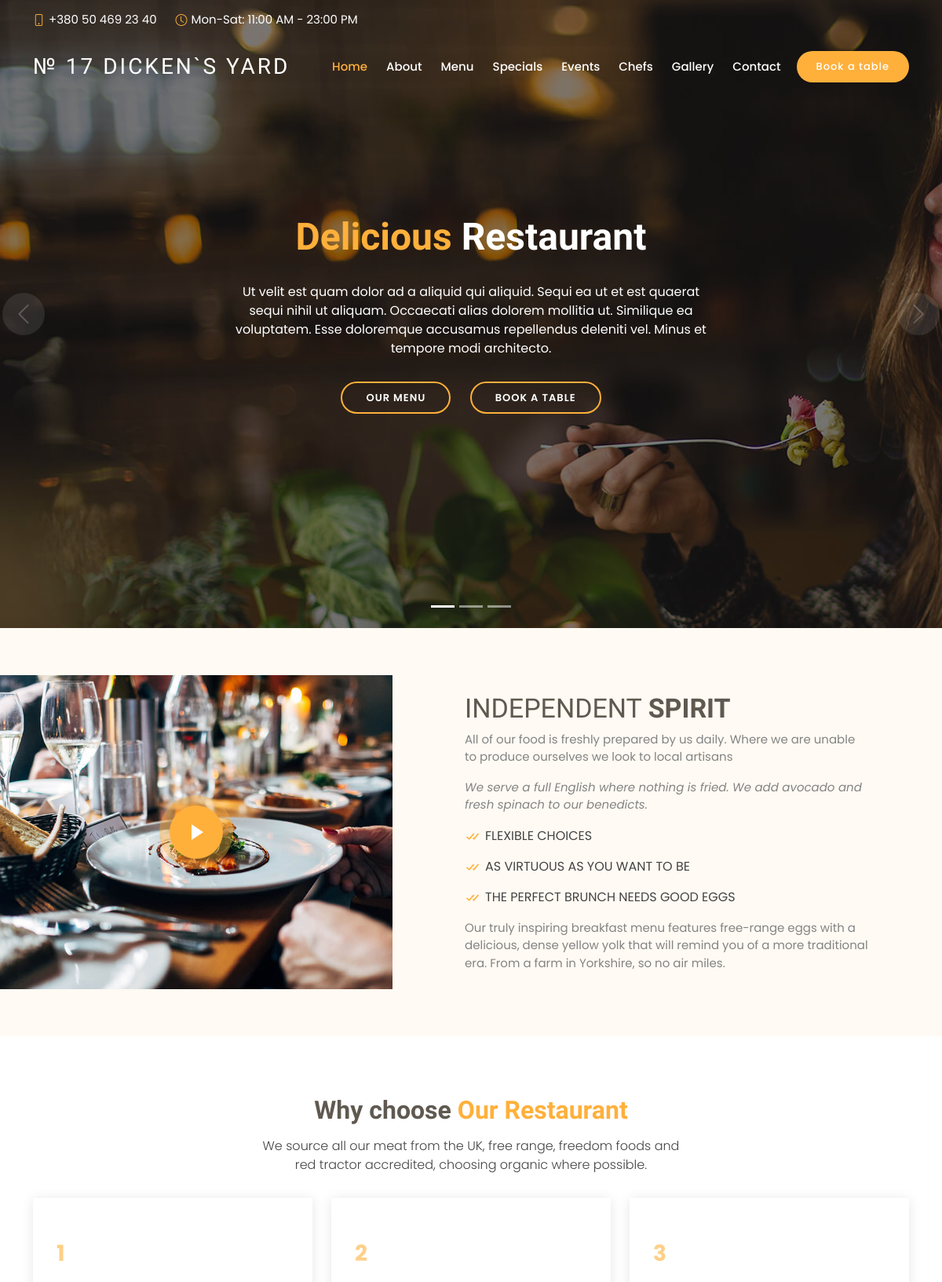
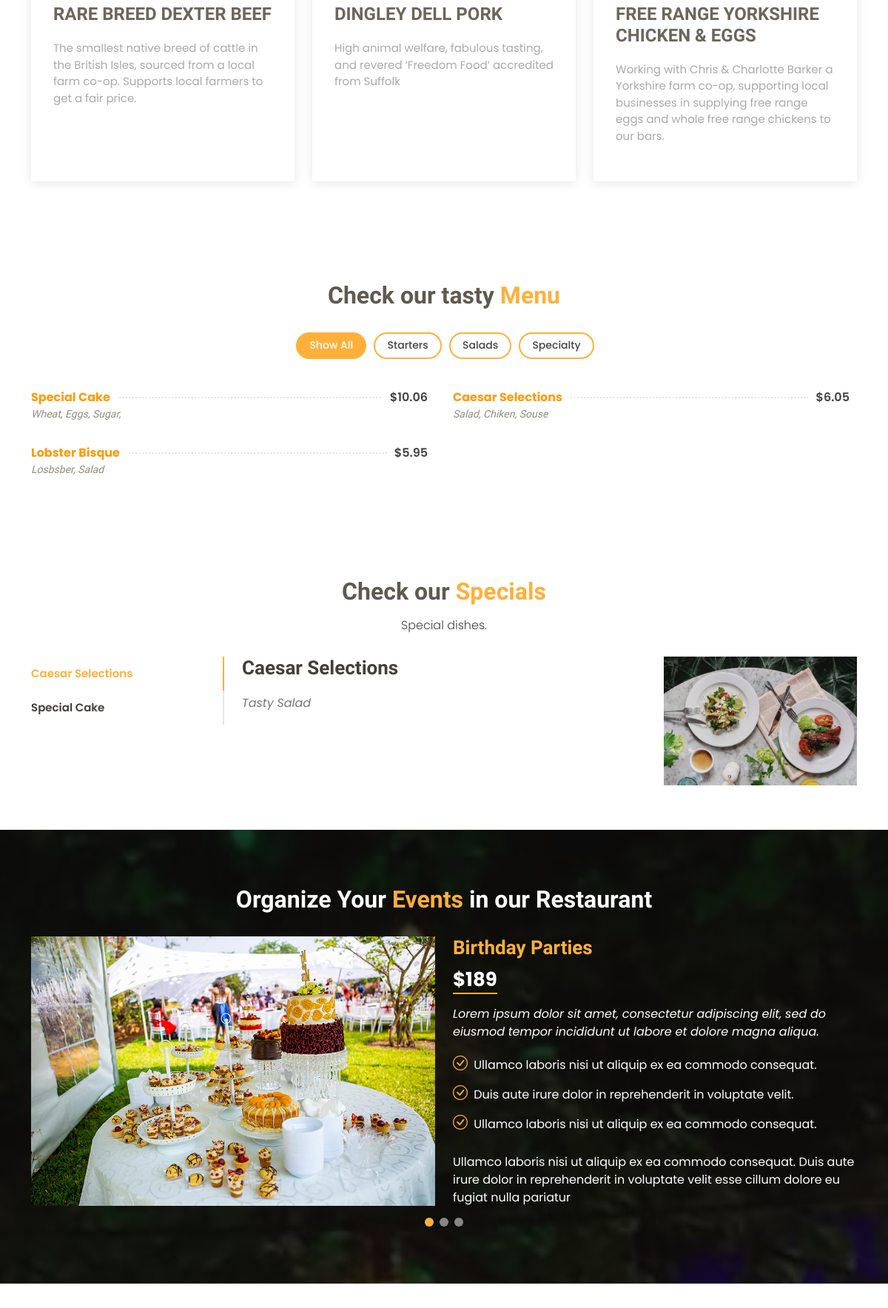
The page / (upper part) on the database its author committed (2 pictures, top to bottom).
### base_app/models.py (models this page shows, shortened)
class Ticket(models.Model):
    name = models.CharField(max_length=50, db_index=True)
    ticket = models.TextField(max_length=400, blank=True)
    position = models.PositiveIntegerField(unique=True, db_index=True)
    class Meta:
        ordering = ('position',)

class CategoryDish(models.Model):
    name = models.CharField(unique=True, max_length=50, db_index=True)
    position = models.PositiveIntegerField(unique=True, db_index=True)
    is_visible = models.BooleanField(default=True)
    class Meta:
        ordering = ('position',)

class Dish(models.Model):
    def get_file_name(self, filename):
        ext = filename.strip().split('.')[-1]
        filename = f'{uuid4()}.{ext}'
        return path.join('images/dishes', filename)
    name = models.CharField(unique=True, max_length=50, db_index=True)
    photo = models.ImageField(upload_to=get_file_name, blank=True)
    category = models.ForeignKey(CategoryDish, on_delete=models.CASCADE)
    dish_order = models.PositiveIntegerField(unique=True, db_index=True)
    is_visible = models.BooleanField(default=True)
    is_special = models.BooleanField(default=True)
    ingredients = models.CharField(max_length=200)
    desc = models.CharField(unique=True, max_length=500)
    price = models.FloatField()
    class Meta:
        ordering = ('dish_order',)

### base_app/views.py (the view)
# urls.py: path('', base_app_view, name='base_app_view'),
def base_app_view(request):
    if request.method == 'POST':
        form = FormRegistration(request.POST)
        if form.is_valid():
            form.save()
            return redirect('/')
    form_registration = FormRegistration()
    dish = Dish.objects.filter(is_visible=True).order_by('-dish_order')
    categories = CategoryDish.objects.filter(is_visible=True).order_by('position')
    special = Dish.objects.filter(is_special=True, is_visible=True)
    tickets = Ticket.objects.all()
    chiefs = Chiefs.objects.all()
    return render(request, 'base_app.html', context={
        'dishes': dish,
        'categories': categories,
        'special': special,
        'tickets': tickets,
        'chiefs': chiefs,
        'form_registration':form_registration,
    })

### base_app/templates/base_app.html (shortened to what this page needs)
{% extends 'index.html' %}
{% load static %}
{% block content %}
    <main id="main">
    <section id="about" class="about">
      <div class="container-fluid">
        <div class="row">
          <div class="col-lg-5 align-items-stretch video-box" style='background-image: url("assets/img/about.jpg");'>
            <a href="https://www.youtube.com/watch?v=jDDaplaOz7Q" class="venobox play-btn mb-4" data-vbtype="video" data-autoplay="true"></a>
          </div>
          <div class="col-lg-7 d-flex flex-column justify-content-center align-items-stretch">
            <div class="content">
              <h3>INDEPENDENT <strong>SPIRIT</strong></h3>
              <p>
                All of our food is freshly prepared by us daily. Where we are unable to produce ourselves we look to local artisans
              </p>
              <p class="fst-italic">
                We serve a full English where nothing is fried. We add avocado and fresh spinach to our benedicts.
              </p>
              <ul>
                <li><i class="bx bx-check-double"></i> FLEXIBLE CHOICES </li>
                <li><i class="bx bx-check-double"></i> AS VIRTUOUS AS YOU WANT TO BE </li>
                <li><i class="bx bx-check-double"></i> THE PERFECT BRUNCH NEEDS GOOD EGGS</li>
              </ul>
              <p>
                Our truly inspiring breakfast menu features free-range eggs with a delicious, dense yellow yolk that will remind you of a more traditional era. From a farm in Yorkshire, so no air miles.
              </p>
            </div>
          </div>
        </div>
      </div>
    </section>
    {% include 'tickets.html' %}
    {% include 'main_menu.html' %}
    {% include 'special_menu.html' %}
    <section id="events" class="events">
      <div class="container">
        <div class="section-title">
          <h2>Organize Your <span>Events</span> in our Restaurant</h2>
        </div>
        <div class="events-slider swiper-container">
          <div class="swiper-wrapper">
            <div class="swiper-slide">
              <div class="row event-item">
                <div class="col-lg-6">
                  <img src="{% static 'img/event-birthday.jpg' %}" class="img-fluid" alt="">
                </div>
                <div class="col-lg-6 pt-4 pt-lg-0 content">
                  <h3>Birthday Parties</h3>
                  <div class="price">
                    <p><span>$189</span></p>
                  </div>
                  <p class="fst-italic">
                    Lorem ipsum dolor sit amet, consectetur adipiscing elit, sed do eiusmod tempor incididunt ut labore et dolore
                    magna aliqua.
                  </p>
                  <ul>
                    <li><i class="bi bi-check-circle"></i> Ullamco laboris nisi ut aliquip ex ea commodo consequat.</li>
                    <li><i class="bi bi-check-circle"></i> Duis aute irure dolor in reprehenderit in voluptate velit.</li>
                    <li><i class="bi bi-check-circle"></i> Ullamco laboris nisi ut aliquip ex ea commodo consequat.</li>
                  </ul>
                  <p>
                    Ullamco laboris nisi ut aliquip ex ea commodo consequat. Duis aute irure dolor in reprehenderit in voluptate
                    velit esse cillum dolore eu fugiat nulla pariatur
                  </p>
                </div>
              </div>
            </div>
            <div class="swiper-slide">
              <div class="row event-item">
                <div class="col-lg-6">
                </div>
              </div>
            </div>
            <div class="swiper-slide">
              <div class="row event-item">
                <div class="col-lg-6 pt-4 pt-lg-0 content">
                </div>
              </div>
            </div>
          </div>
          <div class="swiper-pagination"></div>
        </div>
      </div>
    </section>
 {% include 'registration.html'%}
  </main>
{% endblock %}

### templates/index.html (shortened to what this page needs)
{% load static %}
<!DOCTYPE html>
<html lang="en">
<head>
  <link href="{% static 'vendor/animate.css/animate.min.css' %}" rel="stylesheet">
  <link href="{% static 'vendor/bootstrap/css/bootstrap.min.css' %}" rel="stylesheet">
  <link href="{% static 'vendor/bootstrap-icons/bootstrap-icons.css' %}" rel="stylesheet">
  <link href="{% static 'vendor/boxicons/css/boxicons.min.css' %}" rel="stylesheet">
  <link href="{% static 'vendor/glightbox/css/glightbox.min.css' %}" rel="stylesheet">
  <link href="{% static 'vendor/swiper/swiper-bundle.min.css' %}" rel="stylesheet">
  <link href="{% static 'css/style.css' %}" rel="stylesheet">
</head>
<body>
  <section id="topbar" class="d-flex align-items-center fixed-top topbar-transparent">
    <div class="container-fluid container-xl d-flex align-items-center justify-content-center justify-content-lg-start">
      <i class="bi bi-phone d-flex align-items-center"><span>+380 50 469 23 40</span></i>
      <i class="bi bi-clock ms-4 d-none d-lg-flex align-items-center"><span>Mon-Sat: 11:00 AM - 23:00 PM</span></i>
    </div>
  </section>
  <header id="header" class="fixed-top d-flex align-items-center header-transparent">
    <div class="container-fluid container-xl d-flex align-items-center justify-content-between">
      <div class="logo me-auto">
        <h1><a href="index.html">№ 17 DICKEN`S YARD</a></h1>
      </div>
      <nav id="navbar" class="navbar order-last order-lg-0">
        <ul>
          <li><a class="nav-link scrollto active" href="#hero">Home</a></li>
          <li><a class="nav-link scrollto" href="#about">About</a></li>
          <li><a class="nav-link scrollto" href="#menu">Menu</a></li>
          <li><a class="nav-link scrollto" href="#specials">Specials</a></li>
          <li><a class="nav-link scrollto" href="#events">Events</a></li>
          <li><a class="nav-link scrollto" href="#chefs">Chefs</a></li>
          <li><a class="nav-link scrollto" href="#gallery">Gallery</a></li>
          <li><a class="nav-link scrollto" href="#contact">Contact</a></li>
        </ul>
      </nav>
      <a href="#book-a-table" class="book-a-table-btn scrollto">Book a table</a>
    </div>
  </header>
  <section id="hero">
    <div class="hero-container">
      <div id="heroCarousel" data-bs-interval="5000" class="carousel slide carousel-fade" data-bs-ride="carousel">
        <ol class="carousel-indicators" id="hero-carousel-indicators"></ol>
        <div class="carousel-inner" role="listbox">
          <div class="carousel-item active" style="background: url({% static 'img/slide/slide-1.jpg' %});">
            <div class="carousel-container">
              <div class="carousel-content">
                <h2 class="animate__animated animate__fadeInDown"><span>Delicious</span> Restaurant</h2>
                <p class="animate__animated animate__fadeInUp">Ut velit est quam dolor ad a aliquid qui aliquid. Sequi ea ut et est quaerat sequi nihil ut aliquam. Occaecati alias dolorem mollitia ut. Similique ea voluptatem. Esse doloremque accusamus repellendus deleniti vel. Minus et tempore modi architecto.</p>
                <div>
                  <a href="#menu" class="btn-menu animate__animated animate__fadeInUp scrollto">Our Menu</a>
                  <a href="#book-a-table" class="btn-book animate__animated animate__fadeInUp scrollto">Book a Table</a>
                </div>
              </div>
            </div>
          </div>
        </div>
        <a class="carousel-control-prev" href="#heroCarousel" role="button" data-bs-slide="prev">
          <span class="carousel-control-prev-icon bi bi-chevron-left" aria-hidden="true"></span>
        </a>
        <a class="carousel-control-next" href="#heroCarousel" role="button" data-bs-slide="next">
          <span class="carousel-control-next-icon bi bi-chevron-right" aria-hidden="true"></span>
        </a>
      </div>
    </div>
  </section>
  {% block content %}
  {% endblock %}
</body>
</html>

### base_app/templates/tickets.html
    <section id="why-us" class="why-us">
      <div class="container">
        <div class="section-title">
          <h2>Why choose <span>Our Restaurant</span></h2>
          <p>We source all our meat from the UK, free range, freedom foods and red tractor accredited, choosing organic where possible.</p>
        </div>
        <div class="row">
            {% for item in tickets %}
                {% if forloop.first %}
                  <div class="col-lg-4">
                    <div class="box">
                      <span>{{ item.position }}</span>
                      <h4>{{ item.name }}</h4>
                      <p>{{ item.ticket }}</p>
                    </div>
                  </div>
                {% else %}
                    <div class="col-lg-4 mt-4 mt-lg-0">
                        <div class="box">
                          <span>{{ item.position }}</span>
                          <h4>{{ item.name }}</h4>
                          <p>{{ item.ticket }}</p>
                        </div>
                    </div>
                {% endif %}
            {% endfor %}
        </div>
      </div>
    </section>

### base_app/templates/main_menu.html
    <section id="menu" class="menu">
      <div class="container">
        <div class="section-title">
          <h2>Check our tasty <span>Menu</span></h2>
        </div>
        <div class="row">
          <div class="col-lg-12 d-flex justify-content-center">
            <ul id="menu-flters">
              <li data-filter="*" class="filter-active">Show All</li>
                {% for category in categories %}
                    <li data-filter=".filter-{{ category.name }}">{{ category.name}}</li>
                {% endfor %}
            </ul>
          </div>
        </div>
        <div class="row menu-container">
            {% for dish in dishes %}
                <div class="col-lg-6 menu-item filter-{{ dish.category.name }}">
                  <div class="menu-content">
                    <a href="#">{{dish.name}}</a><span>&#36;{{dish.price}}</span>
                  </div>
                  <div class="menu-ingredients">
                    {{dish.ingredients}}
                  </div>
                </div>
            {% endfor %}
        </div>
      </div>
    </section>

### base_app/templates/special_menu.html (shortened to what this page needs)
{% load static %}
    <section id="specials" class="specials">
      <div class="container">
        <div class="section-title">
          <h2>Check our <span>Specials</span></h2>
          <p>Special dishes.</p>
        </div>
        <div class="row">
          <div class="col-lg-3">
            <ul class="nav nav-tabs flex-column">
            {% for item in special %}
                {% if forloop.first %}
                    <li class="nav-item">
                        <a class="nav-link active show" data-bs-toggle="tab" href="#tab-{{ item.id }}">{{ item.name }}</a>
                    </li>
                {% else %}
                    <li class="nav-item">
                        <a class="nav-link" data-bs-toggle="tab" href="#tab-{{ item.id }}">{{ item.name }}</a>
                    </li>
                {% endif %}
            {% endfor %}
            </ul>
          </div>
          <div class="col-lg-9 mt-4 mt-lg-0">
            <div class="tab-content">
              {% for item in special %}
                {% if forloop.first %}
                    <div class="tab-pane active show" id="tab-{{ item.id }}">
                        <div class="row">
                            <div class="col-lg-8 details order-2 order-lg-1">
                                <h3>{{ item.name }}</h3>
                                <p class="fst-italic">{{ item.desc }}</p>
                            </div>
                            <div class="col-lg-4 text-center order-1 order-lg-2">
                                <img src={{ item.photo.url }} alt="" class="img-fluid">
                            </div>
                        </div>
                    </div>
                {% endif %}
              {% endfor %}
            </div>
          </div>
        </div>
      </div>
    </section>

### base_app/templates/registration.html (shortened to what this page needs)
    <section id="book-a-table" class="book-a-table">
    </section>

### base_app/templates/chiefs.html (shortened to what this page needs)
{% load static %}

### rows shown on the page
Ticket: position "1", name "RARE BREED DEXTER BEEF", ticket "The smallest native breed of cattle in the British Isles, sourced from a local farm co-op. Supports local farmers to get a fair price."
Ticket: position "2", name "DINGLEY DELL PORK", ticket "High animal welfare, fabulous tasting, and revered ‘Freedom Food’ accredited from Suffolk"
Ticket: position "3", name "FREE RANGE YORKSHIRE CHICKEN & EGGS", ticket "Working with Chris & Charlotte Barker a Yorkshire farm co-op, supporting local businesses in supplying free range eggs and whole free range chickens to our bars."
CategoryDish: name "Starters"
CategoryDish: name "Salads"
CategoryDish: name "Specialty"
Dish: name "Special Cake", price "10.06", ingredients "Wheat, Eggs, Sugar,"
Dish: name "Caesar Selections", price "6.05", ingredients "Salad, Chiken, Souse", desc "Tasty Salad", photo (picture)
Dish: name "Lobster Bisque", price "5.95", ingredients "Losbsber, Salad"
